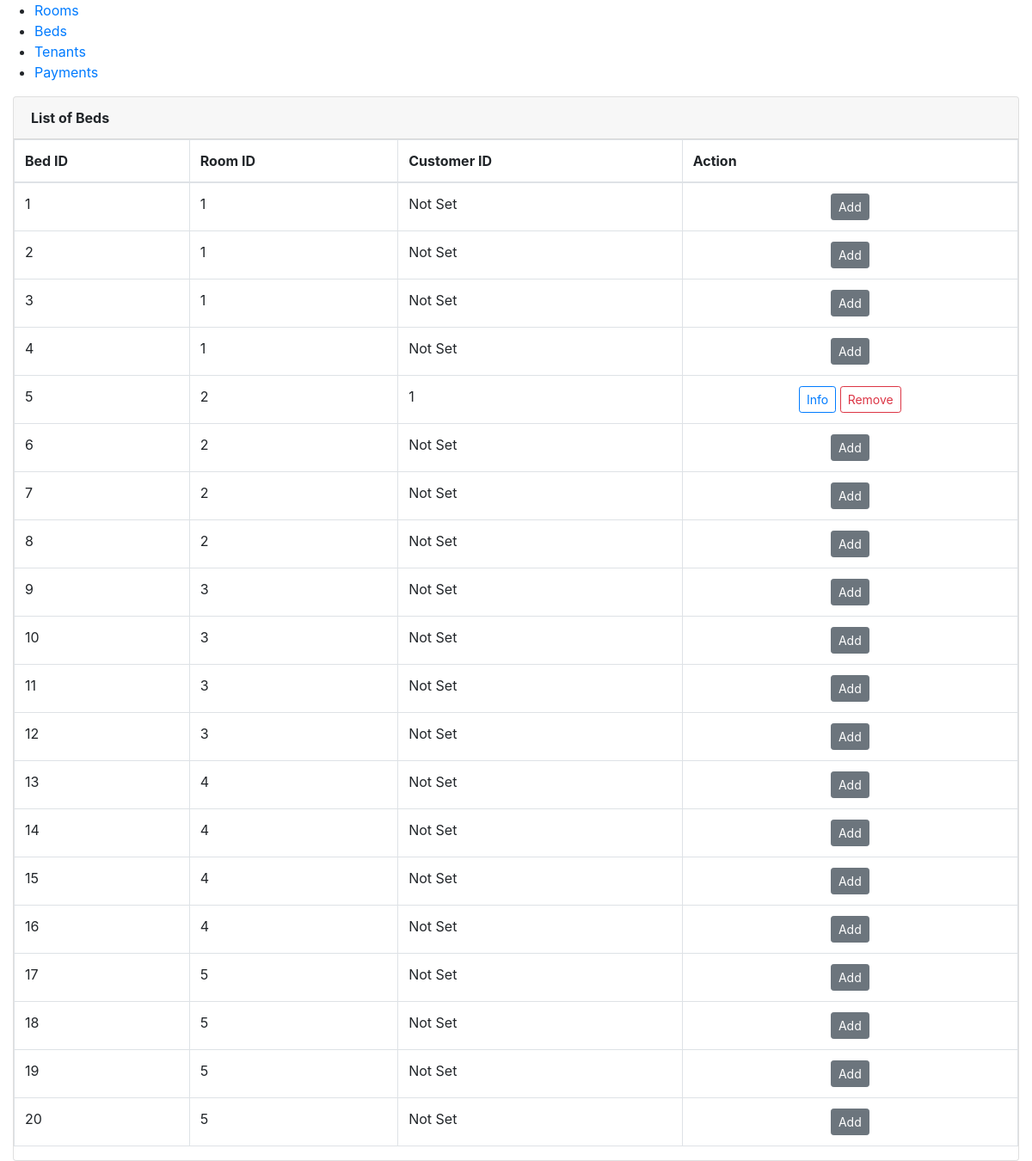
The app's page /client/pages/Beds.php, older data.
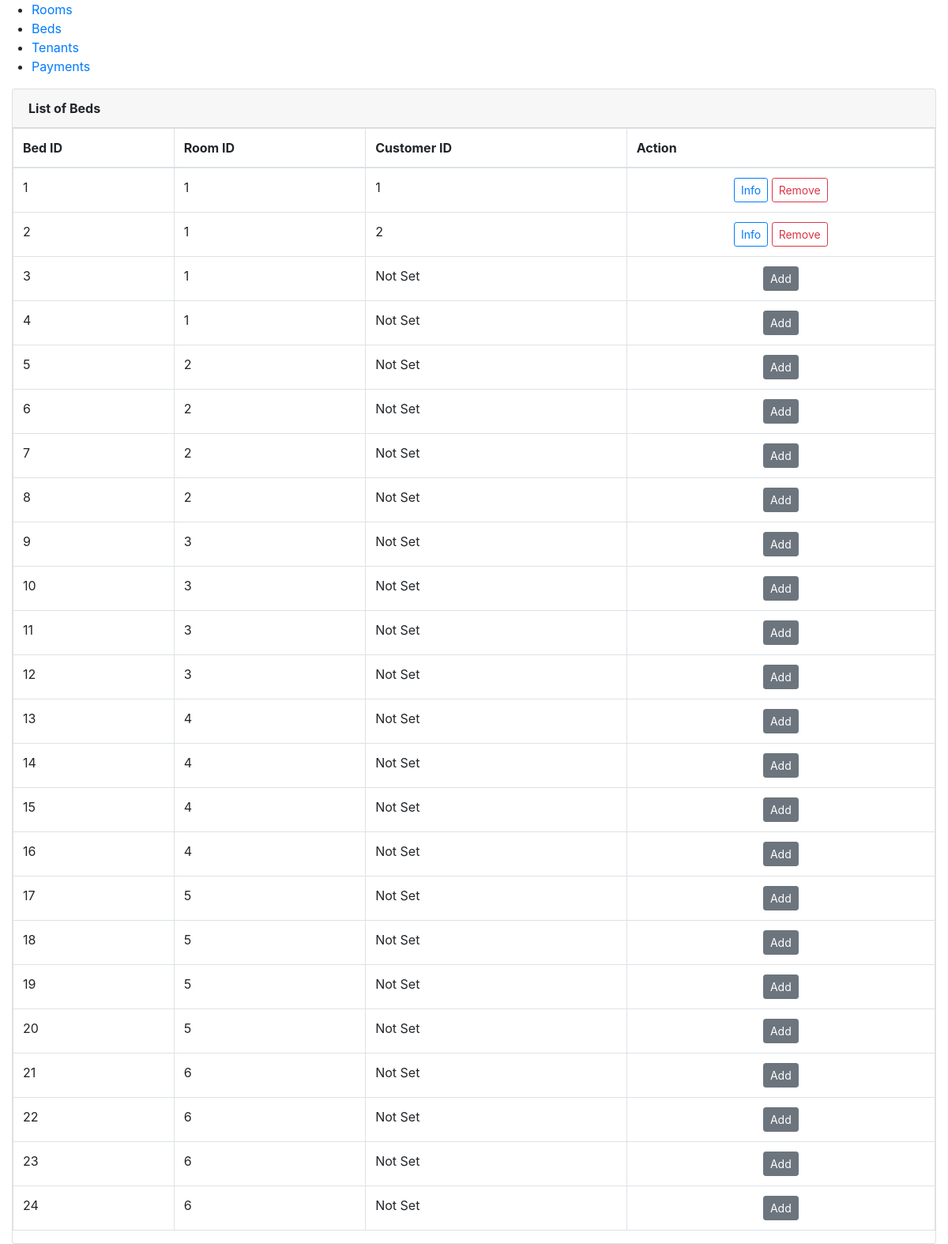
The same page, newer data.
### tables this page shows
CREATE TABLE `beds` (
  `beds_id` int(11) NOT NULL,
  `room_id` int(11) DEFAULT NULL,
  `customer_id` int(11) DEFAULT NULL
);

### server/database/db_connections.php (called while the page is built)
<?php
function connections()
{
    $servername = "localhost";
    $username = "root";
    $password = "";
    $database = "boarding_house";
    try {
        $conn = new PDO("mysql:host=$servername;dbname=$database", $username, $password);
        $conn->setAttribute(PDO::ATTR_ERRMODE, PDO::ERRMODE_EXCEPTION);
        return $conn;
    } catch (PDOException $e) {
        die("Connection failed: " . $e->getMessage());
    }
}
?>

### server/database/models/Beds_model.php (called while the page is built, shortened)
<?php
require_once dirname(__DIR__, 2) . '/database/db_connections.php';
class BedModel
{
    private $connect;
    public function __construct()
    {
        $this->connect = connections();
    }
    public function getAllBeds()
    {
        $beds = [];
        try {
            $stmt = $this->connect->query('SELECT * FROM beds');
            $stmt->execute();
            $beds = $stmt->fetchAll(PDO::FETCH_ASSOC);
        } catch (PDOException $e) {
            throw new Exception("Error fetching beds: " . $e->getMessage());
        }
        return $beds;
    }
}
?>

### client/pages/Beds.php (the view, shortened to what this page needs)
<?php
include ('../../server/database/models/beds_model.php');
$bedModel = new BedModel();
$roomId = $_GET['room_id'] ?? null;
$b = $bedModel->getAllBeds();
if (isset($roomId)) {
    try {
        $beds = $bedModel->getBedsByRoomId($roomId);
    } catch (Exception $e) {
        $error = 'Error fetching bed data: ' . $e->getMessage();
    }
} else {
    try {
        $beds = $bedModel->getAllBeds();
    } catch (Exception $e) {
        $error = 'Error fetching bed data: ' . $e->getMessage();
    }
}
?>
<?php include_once ('../includes/header.php'); ?>
<body>
    <?php include_once ('../includes/navbar.php'); ?>
    <div class="col-md-12">
        <div class="card">
            <div class="card-header">
                <b>List of Beds</b>
            </div>
            <div class="table-responsive">
                <table class="table table-bordered">
                    <thead>
                        <tr>
                            <th>Bed ID</th>
                            <th>Room ID</th>
                            <th>Customer ID</th>
                            <th>Action</th>
                        </tr>
                    </thead>
                    <tbody>
                        <?php foreach ($beds as $bed): ?>
                            <tr>
                                <td><?php echo $bed['beds_id']; ?></td>
                                <td><?php echo $bed['room_id']; ?></td>
                                <td><?php echo isset($bed['customer_id']) ? $bed['customer_id'] : 'Not Set'; ?></td>
                                <td class="text-center">
                                    <?php if ($bed['customer_id']): ?>
                                        <button class="btn btn-sm btn-outline-primary bed_info" type="button"
                                            data-id="<?php echo $bed['customer_id']; ?>"> Info</button>
                                        <button class="btn btn-sm btn-outline-danger remove_tenant" type="button"
                                            data-id="<?php echo $bed['beds_id']; ?>"> Remove</button>
                                    <?php else: ?>
                                        <button class="btn btn-sm btn-secondary assign_tenant" type="button"
                                            data-id="<?php echo $bed['beds_id']; ?>">Add</button>
                                    <?php endif; ?>
                                </td>
                            </tr>
                        <?php endforeach; ?>
                    </tbody>
                </table>
            </div>
        </div>
</body>
</html>

### client/includes/header.php (shortened to what this page needs)
<!DOCTYPE html>
<html lang="en">
<head>
    <link rel="stylesheet" href="https://cdn.jsdelivr.net/npm/bootstrap@4.6.2/dist/css/bootstrap.min.css"
>
    <link rel="stylesheet" href="../assets/vendor/jquery/jquery.toast.css?v=<?php echo time(); ?>">
    <link rel="stylesheet"
        href="https://cdn.jsdelivr.net/npm/@fortawesome/fontawesome-free@6.4.2/css/fontawesome.min.css"
>
    <link rel="stylesheet" href="https://maxcdn.bootstrapcdn.com/bootstrap/4.0.0/css/bootstrap.min.css"
>
    <link href="https://unpkg.com/gijgo@1.9.14/css/gijgo.min.css" rel="stylesheet" type="text/css" />
</head>

### client/includes/navbar.php
<nav>
    <ul>
        <li><a href="Rooms.php">Rooms</a></li>
        <li><a href="Beds.php">Beds</a></li>
        <li><a href="Tenants.php">Tenants</a></li>
        <li><a href="Payments.php">Payments</a></li>
    </ul>
</nav>

Row changes from the older to the newer data that the page shows:
changed beds id 1: customer (not shown) → "1"; customer_id "Not Set Add" → "Info Remove"
changed beds id 2: customer (not shown) → "2"; customer_id "Not Set Add" → "Info Remove"
changed beds id 5: customer "1" → (not shown); customer_id "Info Remove" → "Not Set Add"
added beds: beds_id "21", room "6", shows "Not Set"
added beds: beds_id "22", room "6", shows "Not Set"
added beds: beds_id "23", room "6", shows "Not Set"
added beds: beds_id "24", room "6", shows "Not Set"
